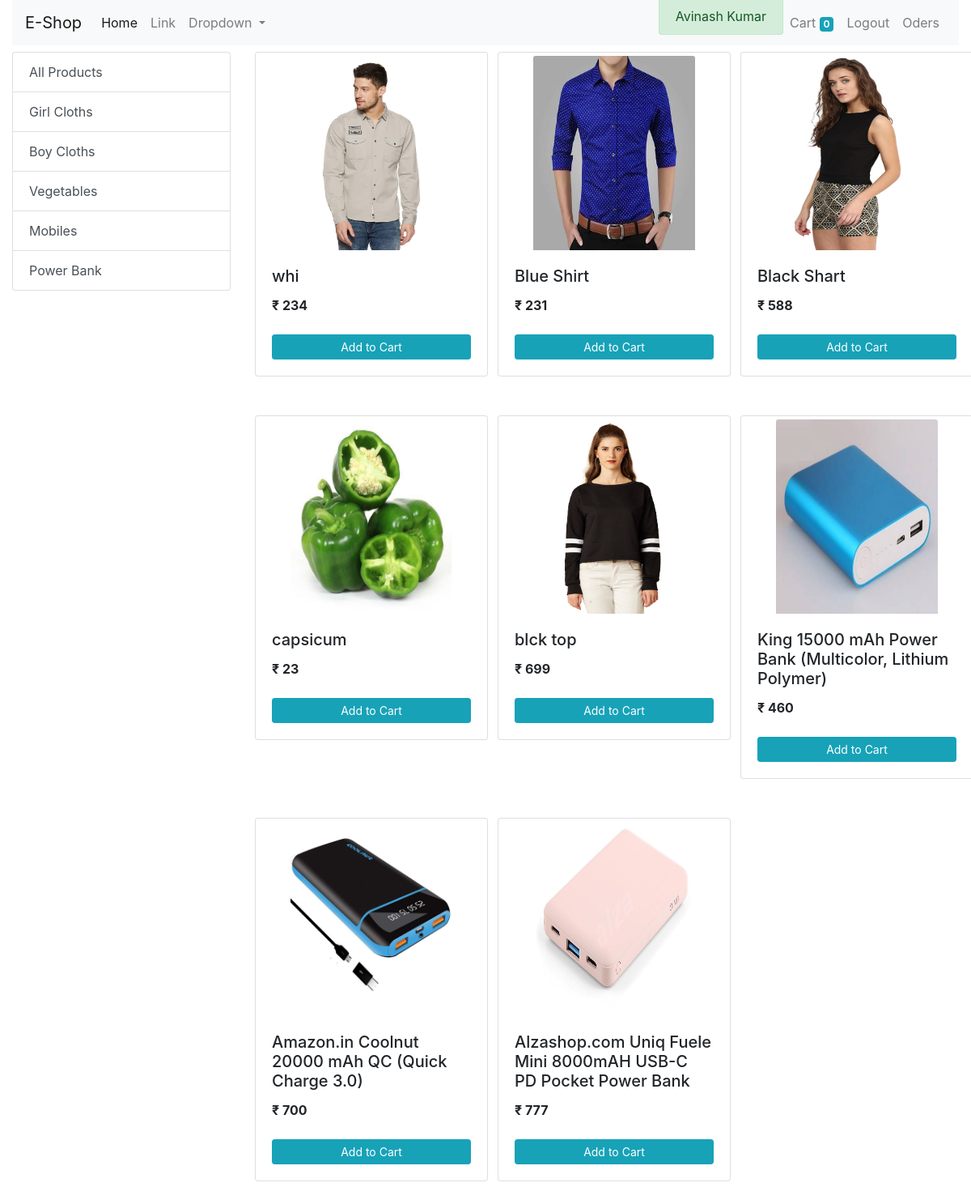
The page / (signed in) on the database its author committed.
### store/models/customer.py (models this page shows, shortened)
class Customer(models.Model):
    first_name = models.CharField(max_length=50)
    last_name = models.CharField(max_length=50)
    phone = models.CharField(max_length=15)
    email = models.EmailField()
    password = models.CharField(max_length=500)
    def __str__(self):
        return self.first_name + ' ' + self.last_name
    def get_customer_by_id(id):
        try:
            return Customer.objects.get(id=id)
        except:
            return None

### store/models/category.py (models this page shows, shortened)
class Category(models.Model):
  name = models.CharField(max_length=50)
  def get_all_categories():
    return Category.objects.all()

### store/models/product.py (models this page shows, shortened)
class Product(models.Model):
    name = models.CharField(max_length=80)
    price = models.IntegerField(default=0)
    description = models.CharField(max_length=255, null=True)
    category = models.ForeignKey(Category, on_delete=CASCADE, default=1)
    image = models.ImageField(upload_to='uploads/images/products/')
    def get_all_products():
        return Product.objects.all()

### store/views/home.py (the view, shortened to what this page needs)
# urls.py: path('', Index.as_view(), name='store'),
class Index(View):
    def get(self, request):
        cart = request.session.get('cart')
        if not cart:
            request.session['cart'] = {}
        products = None
        categoryies = Category.get_all_categories()
        category_id = request.GET.get('category')
        if category_id:
            products = Product.get_all_products_by_category_id(category_id)
        else:
            products = Product.get_all_products()
        context = {}
        context['products'] = products
        context['categories'] = categoryies
        return render(request, 'store/index.html', context)

### store/templatetags/cart.py (called while the page is built)
@register.filter(name='is_in_cart')
def is_in_cart(product, cart):
    for id in cart.keys():
        if int(id) == product.id:
            return True
    return False

### store/templatetags/costum_filter.py (called while the page is built)
@register.filter(name='rupee')
def rupee(number):
    return '₹ '+str(number)

@register.filter(name='get_customer_by_id')
def get_customer_by_id(id):
    return Customer.get_customer_by_id(id)

### store/templates/store/index.html (shortened to what this page needs)
{% extends 'store/base.html' %}
{% load static %}
{% load cart %}
{% load costum_filter %}
{% block content %}
<div class="row">
  <div class="col-lg-3 mb-5">
    <div class="list-group">
      <a href="{% url 'store' %}" class="list-group-item list-group-item-action">All Products</a>
      {% for category in categories %}
      <a href="{% url 'store' %}?category={{ category.id }}" class="list-group-item list-group-item-action">{{ category.name }}</a>
      {% endfor %}
    </div>
  </div>
  <div class="col-lg-9">
    <div class="row products">
      {% for product in products %}
      <div class="col-lg-4 mb-5 col-6">
        <div class="card" style="width: 18rem;">
        <img class="card-img-top" id="{{ product.id }}" src="{{ product.image.url }}" alt="{{ product.name }}">
        <div class="card-body">
          <h5 class="card-title">{{ product.name }}</h5>
          <p class="card-text"><b>{{ product.price|rupee }}</b></p>
          <div class="row">
            {% if product|is_in_cart:request.session.cart %}
            <div class="col">
              <div class="row mx-auto">
                <div class="col-3">
                  <form action="{% url 'store' %}#{{ product.id }}" method="POST"> {% csrf_token %}
                    <input type="hidden" value="{{ product.id }}" name="product">
                    <input type="submit" value=" - " class="btn btn-success btn-sm btn-block">
                    <input type="hidden" value="True" name="remove">
                  </form>
                </div>
                <div class="col-6">
                  <input type="text" name="" value="{{ product|cart_quantity:request.session.cart }} in cart" id="" class="form-control form-control-sm">
                </div>
                <div class="col-3">
                  <form action="{% url 'store' %}#{{ product.id }}" method="POST"> {% csrf_token %}
                    <input type="hidden" value="{{ product.id }}" name="product">
                    <input type="submit" value=" + " class="btn btn-success btn-sm btn-block">
                  </form>
                </div>
              </div>
            </div>
            {% else %}
            <div class="col">
              <form action="{% url 'store' %}#{{ product.id }}" method="POST"> {% csrf_token %}
                <input type="submit" value="Add to Cart" class="btn btn-info btn-sm mt-2 btn-block">
              </form>
            </div>
            {% endif %}
          </div>
        </div>
      </div>
      </div>
      {% endfor %}
    </div>
  </div>
  </div>
</div>
{% endblock content %}

### store/templates/store/base.html (shortened to what this page needs)
{% load static %}
{% load costum_filter %}
<!DOCTYPE html>
<html lang="en">
  <head>
    <link rel="stylesheet" href="https://maxcdn.bootstrapcdn.com/bootstrap/4.0.0/css/bootstrap.min.css">
    <link rel="stylesheet" href="{% static 'store/css/style.css' %}">
  </head>
  <body>
      <div class="container-fluid">
        <nav class="navbar navbar-expand-lg navbar-light bg-light mb-2">
          <a class="navbar-brand" href="/">E-Shop</a>
          <div class="collapse navbar-collapse" id="navbarSupportedContent">
            <ul class="navbar-nav mr-auto">
              <li class="nav-item active">
                <a class="nav-link" href="#">Home <span class="sr-only">(current)</span></a>
              </li>
              <li class="nav-item">
                <a class="nav-link" href="#">Link</a>
              </li>
              <li class="nav-item dropdown">
                <a class="nav-link dropdown-toggle" href="#" id="navbarDropdown" role="button" data-toggle="dropdown" aria-haspopup="true" aria-expanded="false">
                  Dropdown
                </a>
              </li>
            </ul>
            <ul class="navbar-nav my-2 my-lg-0">
              <li class="nav-item">
                <span class="alert alert-success mx-auto">  {{ request.session.customer_id|get_customer_by_id }}</span>
              </li>
              <li class="nav-item">
                <a class="nav-link" href="{% url 'cart' %}">Cart <span class="badge badge-info">{{ request.session.cart.keys|length }}</span></a>
              </li>
              {% if request.session.customer_id %}
              <li class="nav-item">
                <a class="nav-link" href="{% url 'logout' %}">Logout</a>
              </li>
              <li class="nav-item">
                <a class="nav-link" href="{% url 'oders' %}">Oders</a>
              </li>
              {% endif %}
            </ul>
          </div>
        </nav>
        {% block content %}{% endblock content %}
  </body>
</html>

### store/static/store/css/style.css (style rules this page uses)
.products img { width: 200px; height: 240px; margin: auto; margin-top: 4px; }

### rows shown on the page
Customer: session.customer_id|get_customer_by_id "Avinash Kumar"
Category: name "Girl Cloths"
Category: name "Boy Cloths"
Category: name "Vegetables"
Category: name "Mobiles"
Category: name "Power Bank"
Product: image (picture), name "whi", price "₹ 234"
Product: image (picture), name "Blue Shirt", price "₹ 231"
Product: image (picture), name "Black Shart", price "₹ 588"
Product: image (picture), name "capsicum", price "₹ 23"
Product: image (picture), name "blck top", price "₹ 699"
Product: image (picture), name "King 15000 mAh Power Bank (Multicolor, Lithium Polymer)", price "₹ 460"
Product: image (picture), name "Amazon.in Coolnut 20000 mAh QC (Quick Charge 3.0)", price "₹ 700"
Product: image (picture), name "Alzashop.com Uniq Fuele Mini 8000mAH USB-C PD Pocket Power Bank", price "₹ 777"

### other values the page prints
{{ request.session.cart.keys|length }} "0"
